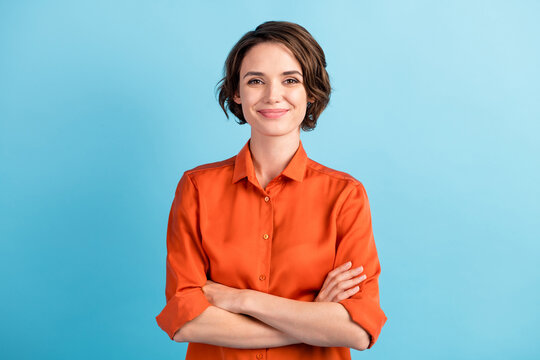
#> input picture edge_detection/img.jpg, 540 x 360 px
$ python threshold.py
#> lines starting #> are read from the running program, lines starting #| are printed output that depends on the picture; after the words box and inside, x2 and y2 are one past the last pixel; in counts of white or black regions, pixels touching at a corner belong together
import cv2

img = cv2.imread("img.jpg")
#> img is the input picture: shape (360, 540, 3); mean B, G, R 184.4, 177.9, 151.8

gray = cv2.cvtColor(img, cv2.COLOR_BGR2GRAY)
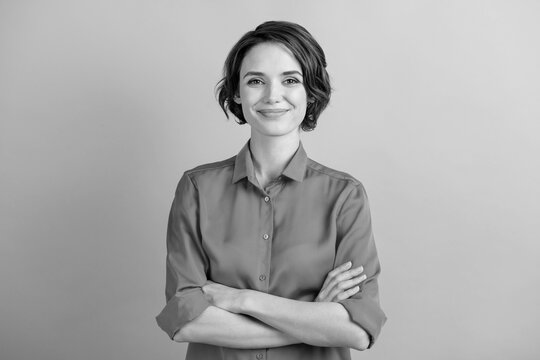
#> gray: shape (360, 540); min 0, max 238, mean 170.8

ret, thresh = cv2.threshold(
    gray,
    127,
    255,
    cv2.THRESH_BINARY
)
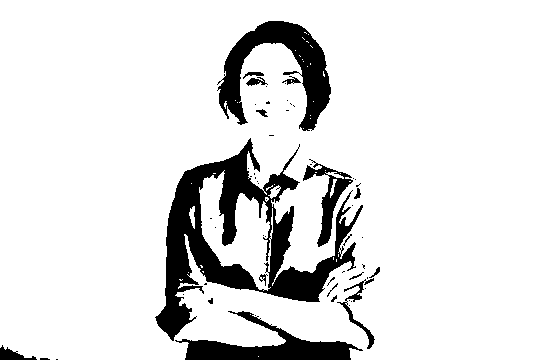
#> thresh: shape (360, 540); 88.3% white; 57 black regions (39 under 20 px), largest, box (x1, y1, x2, y2) and area: (155, 138, 363, 341) 12394, (217, 21, 331, 131) 4767, (175, 311, 363, 360) 3229

edges = cv2.Canny(thresh,100,200)
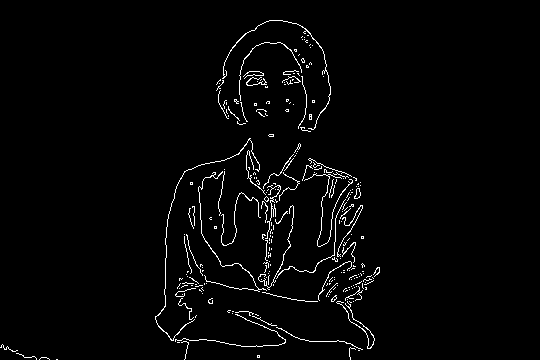
#> edges: shape (360, 540); 2.3% white in thin lines or dots, all inside (x1, y1, x2, y2) = (0, 20, 380, 360)

cv2.imshow("Original",img)
cv2.imshow("Threshold",thresh)
cv2.imshow("Edges",edges)

cv2.waitKey(0)
cv2.destroyAllWindows()
